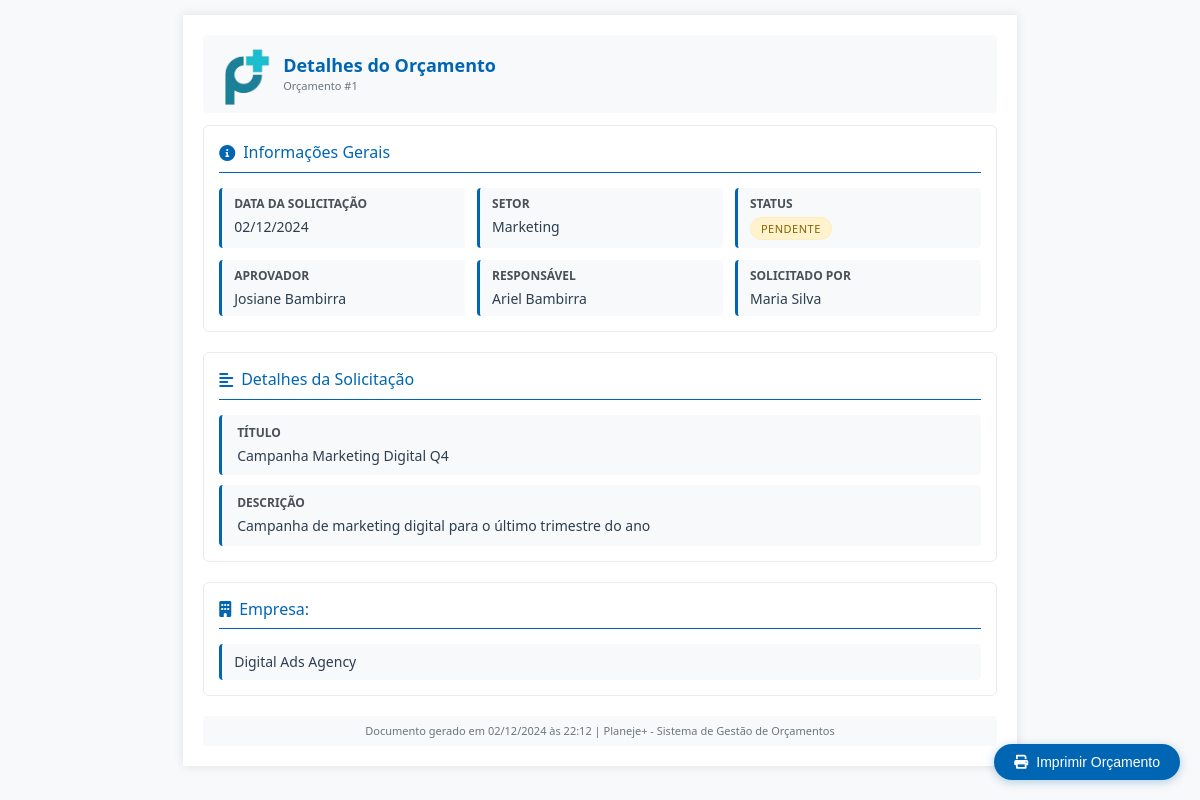
/budget/1/print (signed in), run on the app's committed database.
### models.py (models this page shows, shortened)
class Budget(db.Model):
    id = db.Column(db.Integer, primary_key=True)
    title = db.Column(db.String(100), nullable=False)
    description = db.Column(db.Text, nullable=False)
    requested_name = db.Column(db.String(100), nullable=False)  # Nome do Cadastrador
    solicitado = db.Column(db.String(100), nullable=False)  # Nome do Solicitante
    sector = db.Column(db.String(100), nullable=False)  # Setor (antigo agency)
    status = db.Column(db.String(20), default='pendente')
    request_date = db.Column(db.DateTime, default=datetime.utcnow)
    solicitante_id = db.Column(db.Integer, db.ForeignKey('user.id'), nullable=False)
    aprovador_id = db.Column(db.Integer, db.ForeignKey('user.id'), nullable=False)
    companies = db.relationship('Company', backref='budget', lazy=True, cascade='all, delete-orphan')

class User(UserMixin, db.Model):
    id = db.Column(db.Integer, primary_key=True)
    name = db.Column(db.String(100), nullable=False)
    email = db.Column(db.String(120), unique=True, nullable=False)
    password = db.Column(db.String(200), nullable=False)
    contact = db.Column(db.String(20))
    role = db.Column(db.String(20), nullable=False)  # 'administrador', 'aprovador', 'solicitante'
    is_active = db.Column(db.Boolean, default=True)
    budgets_requested = db.relationship('Budget', backref='solicitante', lazy=True, foreign_keys='Budget.solicitante_id')
    budgets_approved = db.relationship('Budget', backref='aprovador', lazy=True, foreign_keys='Budget.aprovador_id')

class Company(db.Model):
    id = db.Column(db.Integer, primary_key=True)
    name = db.Column(db.String(100), nullable=False)
    budget_id = db.Column(db.Integer, db.ForeignKey('budget.id'), nullable=False)
    attachment_filename = db.Column(db.String(200))
    attachment_path = db.Column(db.String(500))

### routes.py (the view)
@app.route('/budget/<int:id>/print')
@login_required
def print_budget(id):
    budget = Budget.query.get_or_404(id)
    if current_user.role == 'aprovador' and budget.aprovador_id != current_user.id:
        flash('Você só pode visualizar orçamentos designados a você', 'danger')
        return redirect(url_for('dashboard'))
    if current_user.role == 'solicitante' and budget.solicitante_id != current_user.id:
        flash('Você só pode visualizar seus próprios orçamentos', 'danger')
        return redirect(url_for('dashboard'))
    return render_template('print_budget.html',
                         budget=budget,
                         datetime=datetime)

### app.py (called while the page is built)
def create_app():
    app = Flask(__name__)
    app.config.from_object(Config)
    if not os.path.exists(app.config['UPLOAD_FOLDER']):
        os.makedirs(app.config['UPLOAD_FOLDER'])
    db.init_app(app)
    login_manager.init_app(app)
    mail.init_app(app)
    migrate.init_app(app, db)
    csrf.init_app(app)
    login_manager.login_view = 'login'
    @login_manager.user_loader
    def load_user(user_id):
        from models import User
        return User.query.get(int(user_id))
    return app

### templates/print_budget.html (shortened to what this page needs)
<!DOCTYPE html>
<html lang="pt-BR">
<head>
    <link rel="stylesheet" href="https://cdnjs.cloudflare.com/ajax/libs/font-awesome/6.0.0/css/all.min.css">
</head>
<body>
    <div class="print-container">
        <div class="header">
            <div class="logo-container">
                <img src="{{ url_for('static', filename='img/logo-planeje.png') }}" alt="Planeje+" class="logo">
            </div>
            <div>
                <h1 class="document-title">Detalhes do Orçamento</h1>
                <div class="budget-id">Orçamento #{{ budget.id }}</div>
            </div>
        </div>
        <div class="section">
            <div class="section-title">
                <i class="fas fa-info-circle"></i>
                Informações Gerais
            </div>
            <div class="info-grid">
                <div class="info-item">
                    <div class="info-label">Data da Solicitação</div>
                    <div class="info-value">{{ budget.request_date.strftime('%d/%m/%Y') }}</div>
                </div>
                <div class="info-item">
                    <div class="info-label">Setor</div>
                    <div class="info-value">{{ budget.sector }}</div>
                </div>
                <div class="info-item">
                    <div class="info-label">Status</div>
                    <div class="info-value">
                        <span class="status-badge status-{{ budget.status }}">
                            {{ budget.status|title }}
                        </span>
                    </div>
                </div>
                <div class="info-item">
                    <div class="info-label">Aprovador</div>
                    <div class="info-value">{{ budget.aprovador.name }}</div>
                </div>
                <div class="info-item">
                    <div class="info-label">Responsável</div>
                    <div class="info-value">{{ budget.solicitante.name }}</div>
                </div>
                <div class="info-item">
                    <div class="info-label">Solicitado por</div>
                    <div class="info-value">{{ budget.solicitado }}</div>
                </div>
            </div>
        </div>
        <div class="section">
            <div class="section-title">
                <i class="fas fa-align-left"></i>
                Detalhes da Solicitação
            </div>
            <div class="details-item">
                <div class="info-label">Título</div>
                <div class="info-value">{{ budget.title }}</div>
            </div>
            <div class="details-item">
                <div class="info-label">Descrição</div>
                <div class="info-value">{{ budget.description }}</div>
            </div>
        </div>
        {% if budget.companies %}
        <div class="section">
            <div class="section-title">
                <i class="fas fa-building"></i>
                Empresa:
            </div>
            <div class="company-section">
                <div class="info-value">{{ budget.companies[0].name }}</div>
            </div>
        </div>
        {% endif %}
        <div class="footer">
            <p>Documento gerado em {{ datetime.now().strftime('%d/%m/%Y às %H:%M') }} | Planeje+ - Sistema de Gestão de Orçamentos</p>
        </div>
    </div>
    <button onclick="window.print()" class="print-button no-print">
        <i class="fas fa-print"></i>
        Imprimir Orçamento
    </button>
</body>
</html>

### templates/print_budget.html (style rules this page uses)
body { font-family: 'Segoe UI', Tahoma, Geneva, Verdana, sans-serif; line-height: 1.4; color: #2c3e50; margin: 0; padding: 15px; background-color: #f8f9fa; }
.print-container { max-width: 210mm; margin: 0 auto; background: white; padding: 20px; box-shadow: 0 0 10px rgba(0,0,0,0.1); }
.header { display: flex; align-items: center; margin-bottom: 12px; padding: 8px; background: #f8f9fa; border-radius: 4px; gap: 12px; }
.logo-container { width: 60px; }
.logo { width: 100%; height: auto; display: block; }
.document-title { color: #0066b3; font-size: 18px; margin: 0; font-weight: 600; line-height: 1.2; }
.budget-id { color: #6c757d; font-size: 11px; margin-top: 1px; }
.section { margin-bottom: 20px; padding: 15px; background: #ffffff; border-radius: 6px; border: 1px solid #e9ecef; }
.section-title { color: #0066b3; font-size: 16px; margin-bottom: 15px; padding-bottom: 8px; border-bottom: 1px solid #0066b3; display: flex; align-items: center; }
.section-title i { margin-right: 8px; }
.info-grid { display: grid; grid-template-columns: repeat(3, 1fr); gap: 12px; }
.info-item { background: #f8f9fa; padding: 8px 12px; border-radius: 4px; border-left: 3px solid #0066b3; }
.details-item { background: #f8f9fa; padding: 10px 15px; border-radius: 4px; border-left: 3px solid #0066b3; margin-bottom: 10px; }
.details-item:last-child { margin-bottom: 0; }
.details-item .info-value { white-space: pre-line; }
.status-badge { display: inline-block; padding: 3px 10px; border-radius: 12px; font-size: 11px; font-weight: 500; text-transform: uppercase; letter-spacing: 0.5px; }
.status-pendente { background-color: #fff3cd; color: #856404; border: 1px solid #ffeeba; }
.company-section { background: #f8f9fa; padding: 8px 12px; border-radius: 4px; border-left: 3px solid #0066b3; }
.company-section .info-value { font-weight: 500; color: #2c3e50; }
.info-label { font-weight: 600; color: #495057; font-size: 12px; text-transform: uppercase; margin-bottom: 4px; }
.info-value { color: #2c3e50; font-size: 14px; }
.footer { margin-top: 15px; padding: 8px; background: #f8f9fa; border-radius: 4px; text-align: center; color: #6c757d; font-size: 11px; }
.footer p { margin: 0; line-height: 1.3; }
.print-button { position: fixed; bottom: 20px; right: 20px; background: #0066b3; color: white; border: none; padding: 10px 20px; border-radius: 50px; cursor: pointer; box-shadow: 0 2px 10px rgba(0,102,179,0.3); display: flex; align-items: center; gap: 8px; font-size: 14px; }

### data on the page
Budget: id "1", request_date "02/12/2024", sector "Marketing", status "PENDENTE", solicitado "Maria Silva", title "Campanha Marketing Digital Q4", description "Campanha de marketing digital para o último trimestre do ano"
User: aprovador.name "Josiane Bambirra"
User: solicitante.name "Ariel Bambirra"
Company: name "Digital Ads Agency"
